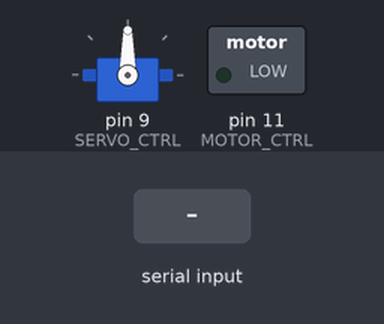
Bench run of a sketch on a simulated Arduino Uno, built with avr-gcc and run on an emulated ATmega328P. Shown: servo, switched loads named in the sketch (green lamp = pin HIGH). The inputs (shaded band) are chosen by the test bench. What the sketch prints to the serial monitor is not drawn.

Above: at 1.2 s.
1.3 s: "T,45\n" received over Serial
At 3.6 s:
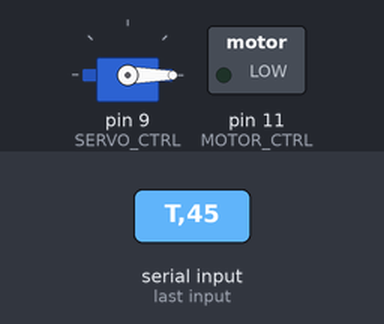
4.0 s: "A90\n" received over Serial
At 6.0 s:
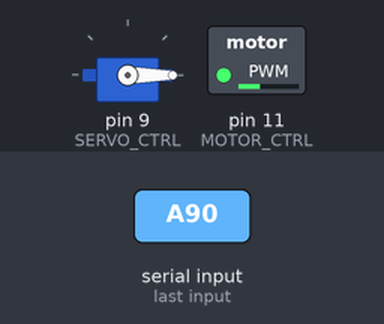
7.0 s: "T90\n" received over Serial
At 8.7 s:
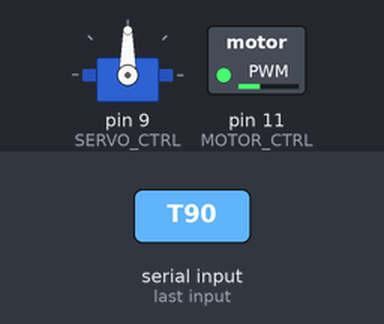
9.0 s: "T" received over Serial
At 11.1 s:
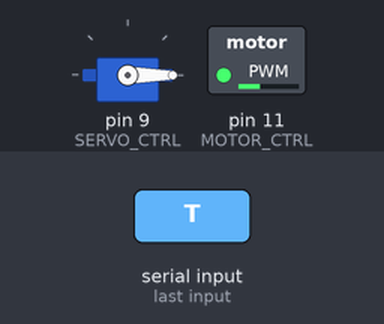
Timing chart, 0 to 12.6 s (numbered marks = the images above; inputs shaded):
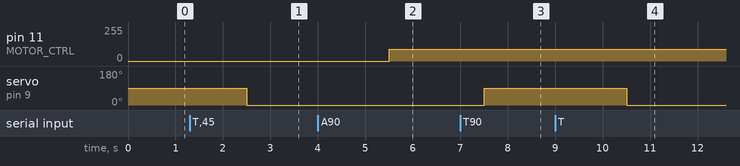

The sketch:

sketch_rcar.ino
```cpp
// Bluetoothed controlled RC car. Propeller driven with one servo for steering.
// 1/25/2015

#include <Servo.h>

int SERVO_CTRL = 9;
int MOTOR_CTRL = 11;
int S_STATE = 0; // serial state. hold incoming data
int S_FLAG = 0; // Serial Flag to denote transmission
char sbuffer[4]; // Serial read buffer
//int sbuffer = 0;

// global variable definitions
Servo myservo;

void setup(){
  //set pin functions
  myservo.attach(SERVO_CTRL);
  myservo.write(90); // set servo to start position
  pinMode(MOTOR_CTRL, OUTPUT);
  Serial.begin(9600); // default serial baud rate

}


void loop(){

  //if some data is sent, read it and save it in the state variable
  if(Serial.available() > 0){
    Serial.readBytes(sbuffer, sizeof(sbuffer));
  }
  delay(500);

  if(sbuffer){
   Serial.print("Blue RX: ");
   Serial.println(sbuffer);

   if(sbuffer[0] == 'T'){
     //execute turn
     turn(sbuffer);
   }
   else if(sbuffer[0] == 'A'){
    //execute accelerate
     accelerate(sbuffer);
   }

  }
  delay(500);

  //flush input buffer
  memset(sbuffer, 0, sizeof(sbuffer));

}

// Turn serial string starts with "T"i.e. T179
// Accepts values from 30 to 120
void turn(char *pulse)
{
  int angle;
  //angle = map(angle, 0, 179, 30, 60);
  angle = parse(pulse);
  myservo.write(angle);
}

//accelerate string starts with "A" i.e. A255
//pwm controlled "analogWrite" speed values are between 0 and 255
void accelerate(char *pulse)
{
  int v;
  v = parse(pulse);
  if(v >= 0 && v <= 255)
  {
    analogWrite(MOTOR_CTRL, v);
  }
}

int parse(char *str)
{
  char temp[3];

  for(int x = 1; x < 5; x++)
  {
     temp[x-1]=str[x];
  }

  return atoi(temp);
}
```

Measured:
- after the input at 1.3 s, servo on pin 9 (SERVO_CTRL): 90° → 0° after 1.2 s
- after the input at 4.0 s, pin 11 (MOTOR_CTRL): 0/255 → 90/255 after 1.5 s
- after the input at 7.0 s, servo on pin 9 (SERVO_CTRL): 0° → 90° after 0.50 s
- after the input at 9.0 s, servo on pin 9 (SERVO_CTRL): 90° → 0° after 1.5 s
